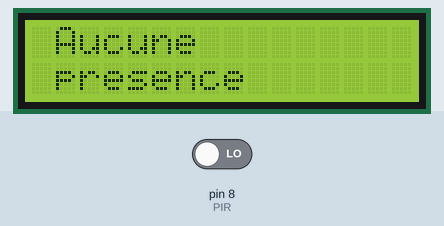
The program below on a simulated Arduino Uno, built with avr-gcc and run on an emulated ATmega328P. On the bench: 16×2 character LCD. Inputs (shaded band) come from the test bench; at power-on: pin 8 (PIR) LOW. What the program prints to the serial monitor is not drawn.

Above: at 1.2 s.
1.3 s: pin 8 (PIR) driven HIGH
At 2.1 s:
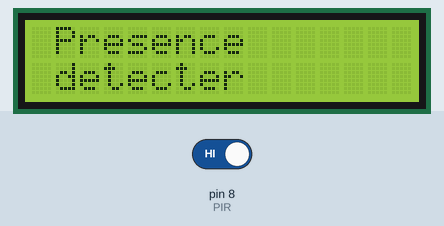
2.8 s: pin 8 (PIR) driven LOW
At 4.2 s:
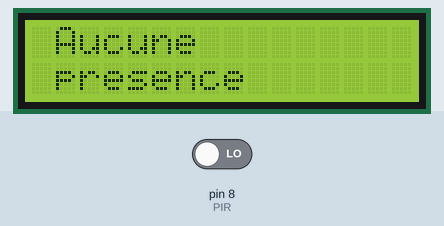
Timing chart, 0 to 5.8 s (numbered marks = the images above; inputs shaded):
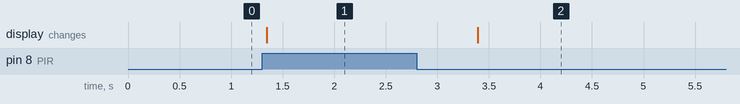

The program:

main.cpp
```cpp
#include <Arduino.h>
#include <LiquidCrystal.h>
#define PIR 8

LiquidCrystal lcd = LiquidCrystal ( 2, 3, 4, 5, 6, 7 ) ;
int valPIR = 0;

void setup() {
  lcd.begin(16,2);
  Serial.begin(9600);
  pinMode(PIR, INPUT);
}

void loop() {

  valPIR = digitalRead(PIR);
  if (valPIR == 1)
  {
    lcd.clear();
    lcd.setCursor(1,0);
    lcd.print ("Presence");
    lcd.setCursor(1,1);
    lcd.print("detecter");
    Serial.println("Mouvement détecté :");
    Serial.println(valPIR);
    Serial.println("--------------------");
    delay(2000);
  } else {
    lcd.clear();
    lcd.setCursor(1,0) ;
    lcd.print ("Aucune");
    lcd.setCursor(1,1);
    lcd.print("presence");
    Serial.println("Aucune présence  :");
    Serial.println(valPIR);
    Serial.println("--------------------");
}


}
 
```

Measured:
- after the input at 1.3 s, the display: changes at once (image 1)
- after the input at 2.8 s, the display: changes after 0.59 s (image 2)
